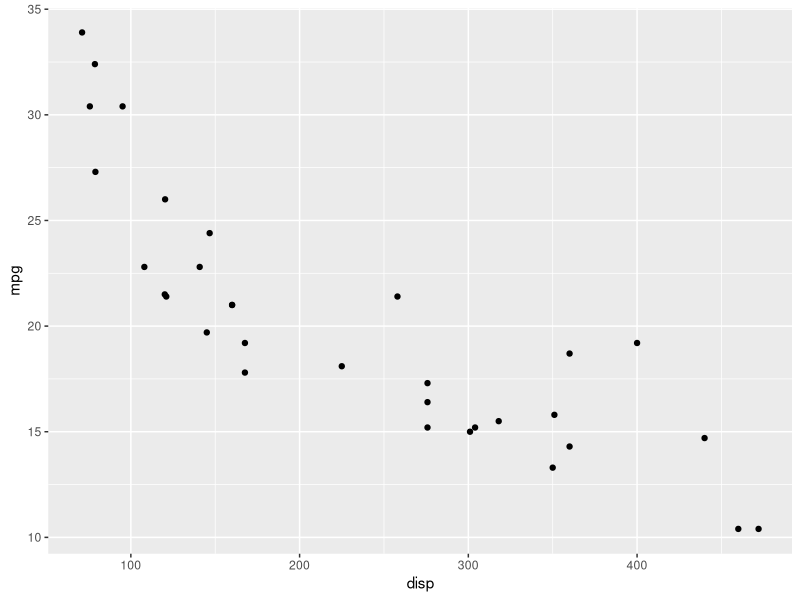
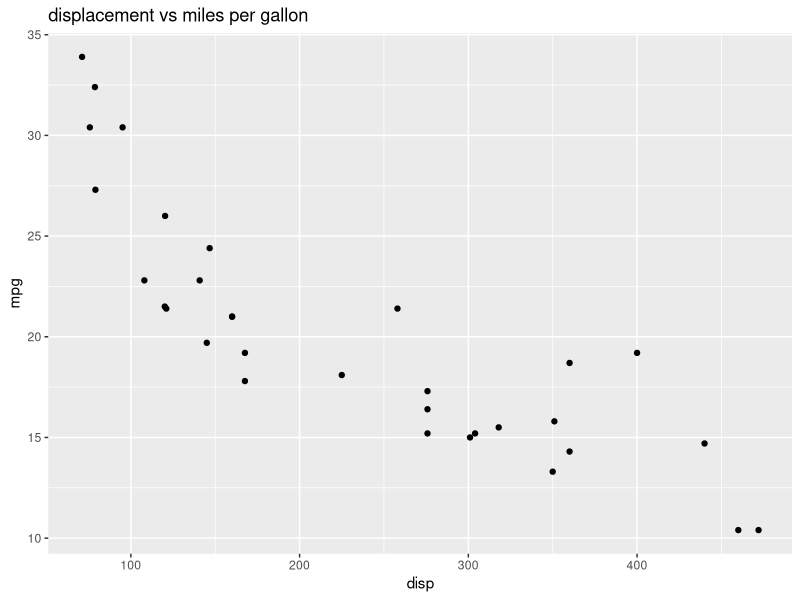
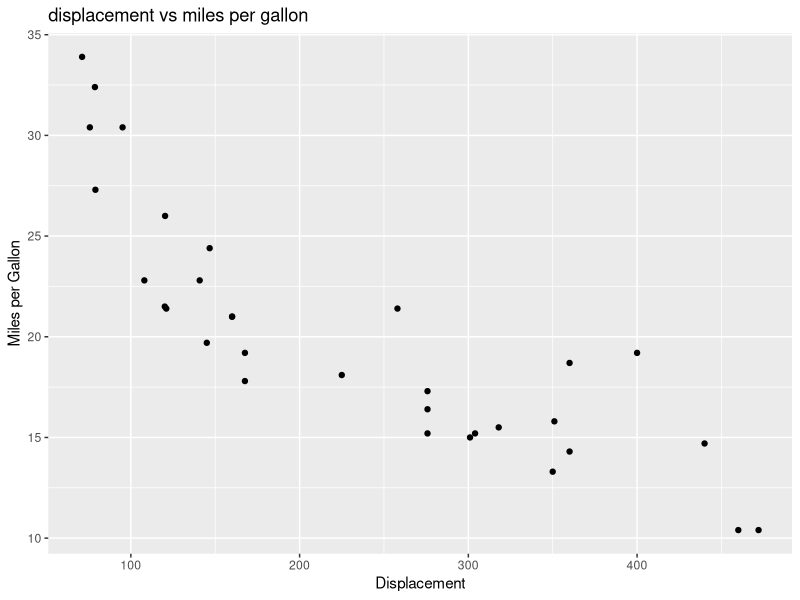
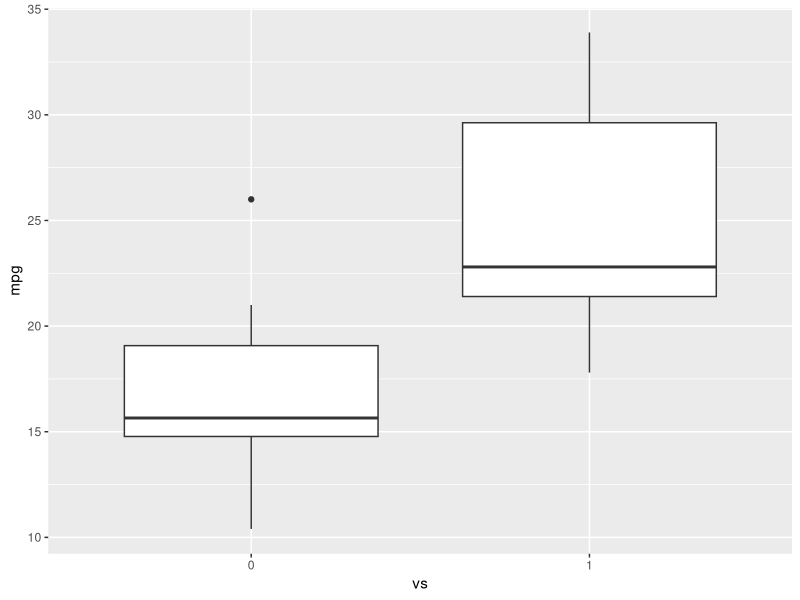
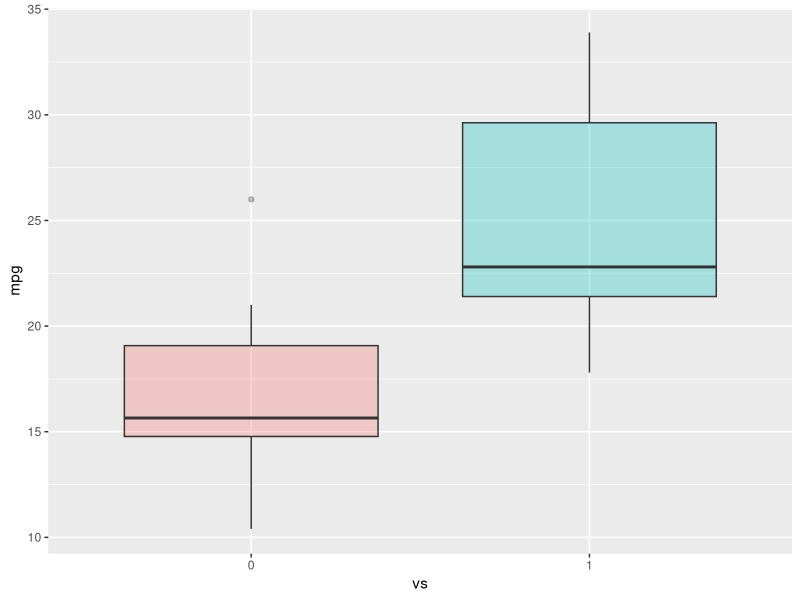
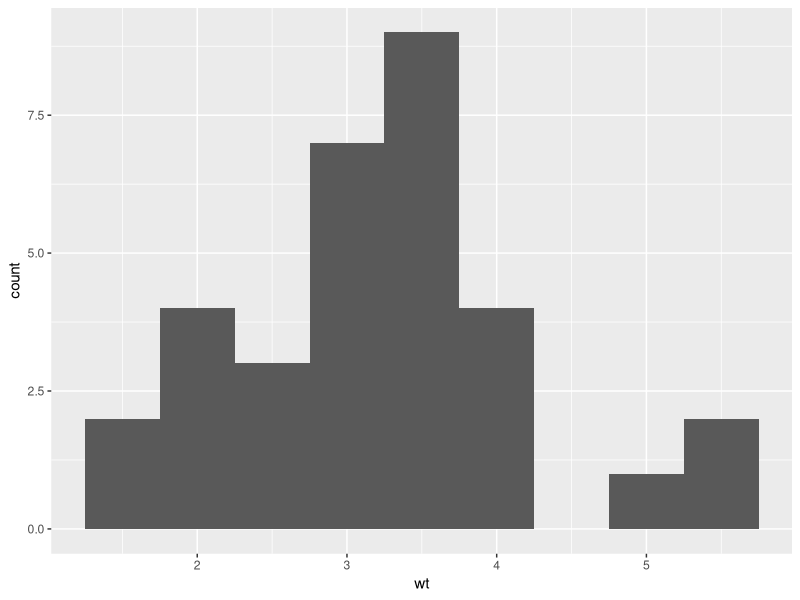

Recreate these plots in R, in order.
library(datasets)
#Load Data
data(mtcars)
#View first 5 rows
head(mtcars, 5)
?mtcars
install.packages("ggplot2")
library(ggplot2)

#create a scatterplot of displacement (disp) and miles per gallon (mpg)
ggplot(aes(x=disp,y=mpg,),data=mtcars)+geom_point()

#Add a title
ggplot(aes(x=disp,y=mpg,),data=mtcars)+geom_point()+ggtitle("displacement vs miles per gallon")

#change axis name
ggplot(aes(x=disp,y=mpg,),data=mtcars)+geom_point()+ggtitle("displacement vs miles per gallon") + labs(x = "Displacement", y = "Miles per Gallon")


#make vs a factor
mtcars$vs <- as.factor(mtcars$vs)
#create boxplot of the distribution for v-shaped and straight Engine
ggplot(aes(x=vs, y=mpg), data = mtcars) + geom_boxplot()


ggplot(aes(x=vs, y=mpg, fill = vs), data = mtcars) + 
  geom_boxplot(alpha=0.3) +
  theme(legend.position="none")

ggplot(aes(x=wt),data=mtcars) + geom_histogram(binwidth=0.5)